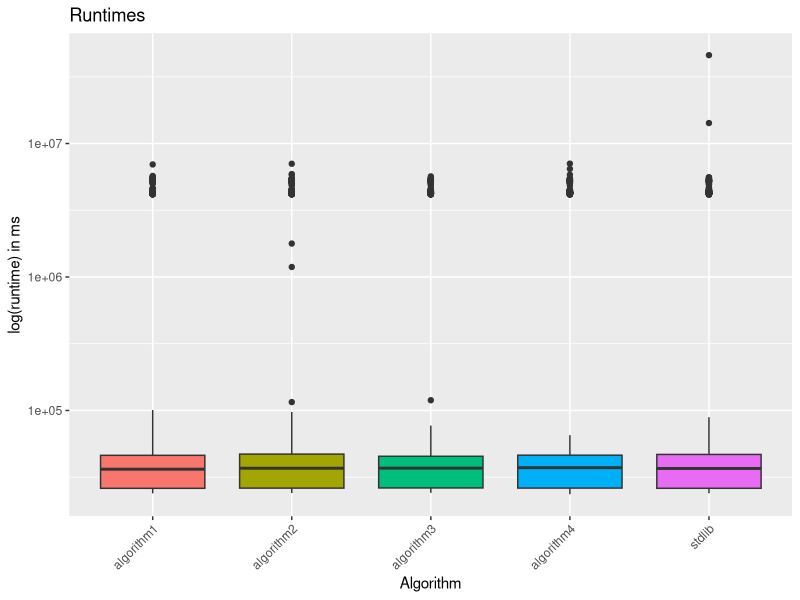
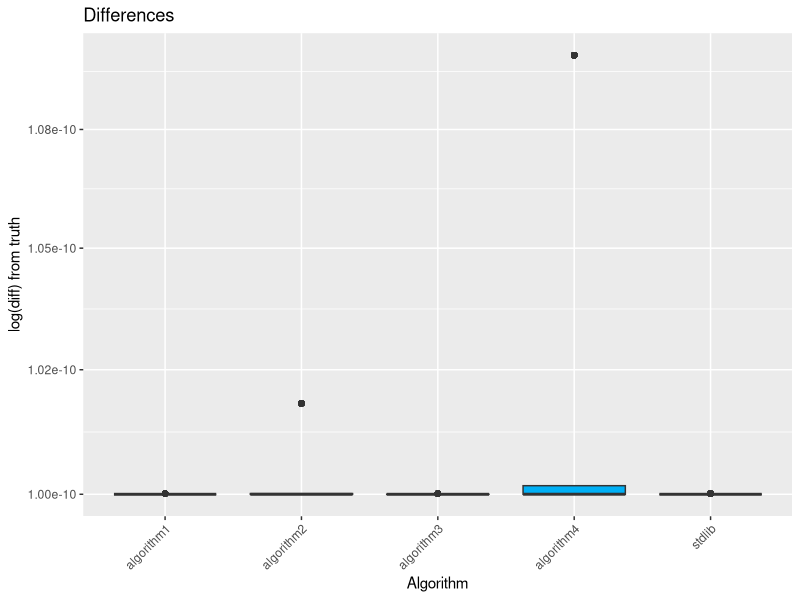

These charts were generated, in order, by the following R code:
## ---- chunk 1
deps <- c("ggplot2", "tidyr", "microbenchmark", "dplyr")
for (p in deps) {
  if (!requireNamespace(p, quietly = TRUE)) {
    install.packages(p, repos = "https://cran.rstudio.com")
  }
  library(p, character.only = TRUE)
}
## ---- chunk 2
set.seed(11912007)
## ---- chunk 3
#
# testing
#

sds <- c(0.01, 0.1, 1, 10, 100)
test <- function(func) {
	tests <- lapply(sds, function(sd) {
		data <- rnorm(1000, mean = 0, sd = sd)
		truth <- sd(data)^2
		return(list(data = data, truth = truth))
	})

	# get avg runtime
	runtimes <- microbenchmark(sapply(tests, function(test) {
		data <- test$data
		func(data)
	}), times = 1000)$time
	cat("\tmean runtime:\t", mean(runtimes), "\n")

	# benchmark accuracy
	diffs <- sapply(tests, function(test) {
		data <- test$data
		truth <- test$truth
		variance <- func(data)
		diff <- abs(variance - truth)
		return(diff)
	})
	cat("\tmean diff:\t", mean(diffs), "\n")
	cat("\tmedian diff:\t", median(diffs), "\n")
	cat("\tsd diff:\t", sd(diffs), "\n")
	cat("\tmax diff:\t", max(diffs), "\n")

	# comparision type I from slides
	x1 <- rnorm(100)
	x2 <- rnorm(100, mean=1000000)
	x1_truth <- var(x1)
	x2_truth <- var(x2)
	x1_var <- func(x1)
	x2_var <- func(x2)
	tryCatch({
		eq1 <- x1_var == x1_truth && x2_var == x2_truth
		eq2 <- identical(x1_var, x1_truth) && identical(x2_var, x2_truth)
		eq3 <- all.equal(x1_var, x1_truth) && all.equal(x2_var, x2_truth)
		cat("\tequality:\t\t", eq1, eq2, eq3, "\n")
	}, error = function(e) {
		cat("\tequality:\t\terror\n")
	}, warning = function(w) {
		cat("\tequality:\t\twarning\n")
	})
	return(list(diffs = diffs, runtimes = runtimes))
}

# 
# algorithms
# 

stdlib <- function(data) { # stdlib
	return(var(data))
}
res_stdlib <- test(stdlib)

algorithm1 <- function(x) { # two-pass / precise algorithm
	n <- length(x)
	mean_x <- sum(x) / n 
	squared_diff_sum <- sum((x - mean_x)^2)
	variance <- squared_diff_sum / (n - 1)
	return(variance)
}
res_algorithm1 <- test(algorithm1)

algorithm2 <- function(x) { # one-pass / excel algorithm
	n <- length(x)
	P1 <- sum(x^2)
	P2 <- (sum(x)^2) / n
	s_squared <- (P1 - P2) / (n - 1)
	return(s_squared)
}
res_algorithm2 <- test(algorithm2)

algorithm3 <- function(x, k = 1) { # shifted one-pass / shift algorithm (k=1 suggested in lecture)
	n <- length(x)
	c <- x[k] 
	P1 <- sum((x - c)^2)
	P2 <- (1/n) * (sum(x - c))^2
	s_x_squared <- (P1 - P2) / (n - 1)
	return(s_x_squared)
}
res_algorithm3 <- test(algorithm3)

algorithm4 <- function(x) { # online algorithm
	n <- length(x)
	if (n < 2) {
		stop("need at least 2 samples to initialize")
	}
	mean <- (x[1] + x[2]) / 2
	var <- (x[1] - mean)^2 + (x[2] - mean)^2
	update <- function(old_mean, old_var, new_x, k) {
		new_mean <- old_mean + (new_x - old_mean) / k
		new_var <- ((k - 2) * old_var + (new_x - old_mean) * (new_x - new_mean)) / (k - 1)
		return(list(mean = new_mean, var = new_var))
	}
	for (i in 3:n) {
		result <- update(mean, var, x[i], i)
		mean <- result$mean
		var <- result$var
	}
	return(var)
}
res_algorithm4 <- test(algorithm4)

# 
# plotting
#

algos <- c("stdlib", "algorithm1", "algorithm2", "algorithm3", "algorithm4")
runtimes <- c(res_stdlib$runtimes, res_algorithm1$runtimes, res_algorithm2$runtimes, res_algorithm3$runtimes, res_algorithm4$runtimes)
diffs <- c(res_stdlib$diffs, res_algorithm1$diffs, res_algorithm2$diffs, res_algorithm3$diffs, res_algorithm4$diffs)
df <- data.frame(algo = rep(algos, each = length(sds)), sd = rep(sds, times = length(algos)), runtime = runtimes, diff = diffs)
df$runtime_adj <- df$runtime + 1e-10 # small constant to avoid log(0) or log(negative)
df$diff_adj <- df$diff + 1e-10

p_runtime <- ggplot(df, aes(x = algo, y = runtime_adj, fill = algo)) + 
	geom_boxplot() + 
	scale_y_log10(labels = scales::scientific) + 
	labs(title = "Runtimes", y = "log(runtime) in ms", x = "Algorithm") + 
	theme(legend.position = "none", axis.text.x = element_text(angle = 45, hjust = 1))
p_runtime <- p_runtime + coord_cartesian(ylim = c(min(df$runtime_adj[is.finite(df$runtime_adj)]), max(df$runtime_adj[is.finite(df$runtime_adj)])))
print(p_runtime)

p_diff <- ggplot(df, aes(x = algo, y = diff_adj, fill = algo)) + 
	geom_boxplot() + 
	scale_y_log10(labels = scales::scientific) + 
	labs(title = "Differences", y = "log(diff) from truth", x = "Algorithm") + 
	theme(legend.position = "none", axis.text.x = element_text(angle = 45, hjust = 1))
p_diff <- p_diff + coord_cartesian(ylim = c(min(df$diff_adj[is.finite(df$diff_adj)]), max(df$diff_adj[is.finite(df$diff_adj)])))
print(p_diff)
## ---- chunk 4
iters <- 100
tol <- 1e-10
x <- rnorm(100)

algos <- c(var, algorithm1, algorithm2, algorithm3, algorithm4)
for (algo in algos) {
	for (i in 1:iters) {
		random_shift <- runif(1, -100, 100)
		original <- algo(x)
		shifted <- algo(x + random_shift)
		if (!all.equal(original, shifted, tolerance = tol)) {
			stop("not scale invariant")
		}
	}
}
cat("OK\n")
## ---- chunk 5
get_condition_number <- function(x) {
	n <- length(x)
	mean_x <- mean(x)
	S <- sum((x - mean_x)^2)
	return(sqrt(1 + (mean_x^2 * n) / S))
}

datasets <- list(
	rnorm(100), # mean = 0
	rnorm(100, mean=1000000), # large mean
	rnorm(100, mean=1000000, sd=0.0001) # large mean, small sd
)

results <- data.frame(matrix(ncol = 5, nrow = 0))
colnames(results) <- c("Data Set", "Algorithm", "Variance", "Condition Nr", "stdlib")
algos <- list(
	# c("var", stdlib),
	c("precise", algorithm1),
	c("excel", algorithm2),
	c("shift", algorithm3),
	c("online", algorithm4)
)
for (i in 1:length(datasets)) {
	x <- datasets[[i]]
	for (algo in algos) {
		algo_name <- algo[[1]]
		algo_func <- algo[[2]]
		variance <- algo_func(x)
		cond_num <- get_condition_number(x)
		results <- rbind(results, data.frame("Data Set" = i, "Algorithm" = algo_name, "Variance" = variance, "Condition Nr" = cond_num, "stdlib" = var(x)))
	}
}
results$Data.Set[results$Data.Set == 1] <- "mean=0"
results$Data.Set[results$Data.Set == 2] <- "mean=1000000"
results$Data.Set[results$Data.Set == 3] <- "mean=1000000, sd=0.0001"
results$Error <- abs(results$Variance - results$stdlib)
options(scipen=999)
knitr::kable(results)
